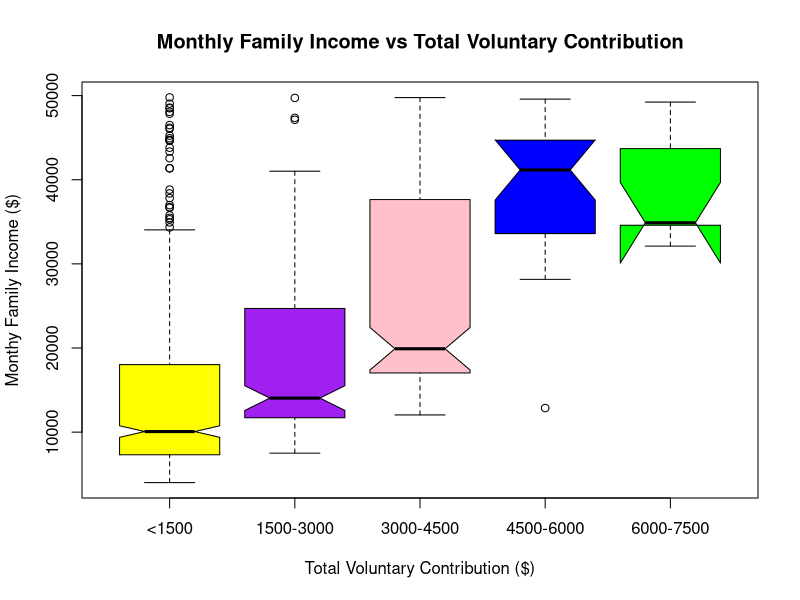

This chart was generated by the following R code:
data <- read.csv("z5360526_z5360526-Assessment1Data.csv")



range1 <- data[data$C_TotalVoluntarySuperContribution < 1500, ]
range1 <- range1[ ,6]


sum1 <- sum(range1)
avg1 <- sum1/606
avg1


range2 <- data[data$C_TotalVoluntarySuperContribution >= 1500 & data$C_TotalVoluntarySuperContribution < 3000, ]
range2 <- range2[ ,6]

sum2 <- sum(range2)
avg2 <- sum2/193
avg2

range3 <- data[data$C_TotalVoluntarySuperContribution >= 3000 & data$C_TotalVoluntarySuperContribution < 4500, ]
range3 <- range3[ ,6]

sum3 <- sum(range3)
avg3 <- sum3/165
avg3

range4 <- data[data$C_TotalVoluntarySuperContribution >= 4500 & data$C_TotalVoluntarySuperContribution < 6000, ]
range4 <- range4[ ,6]


sum4 <- sum(range4)
avg4 <- sum4/23
avg4

range5 <- data[data$C_TotalVoluntarySuperContribution >= 6000 & data$C_TotalVoluntarySuperContribution < 7500, ]
range5 <- range5[ ,6]


sum5 <- sum(range5)
avg5 <- sum5/8
avg5


boxplot(range1, range2, range3, range4, range5,  main = "Monthly Family Income vs Total Voluntary Contribution", ylab = "Monthy Family Income ($)",
        col = c("Yellow", "Purple", "Pink", "Blue", "Green"), border = "Black", xlab = "Total Voluntary Contribution ($)", names = c("<1500", "1500-3000", "3000-4500", "4500-6000", "6000-7500"),
        notch = TRUE)